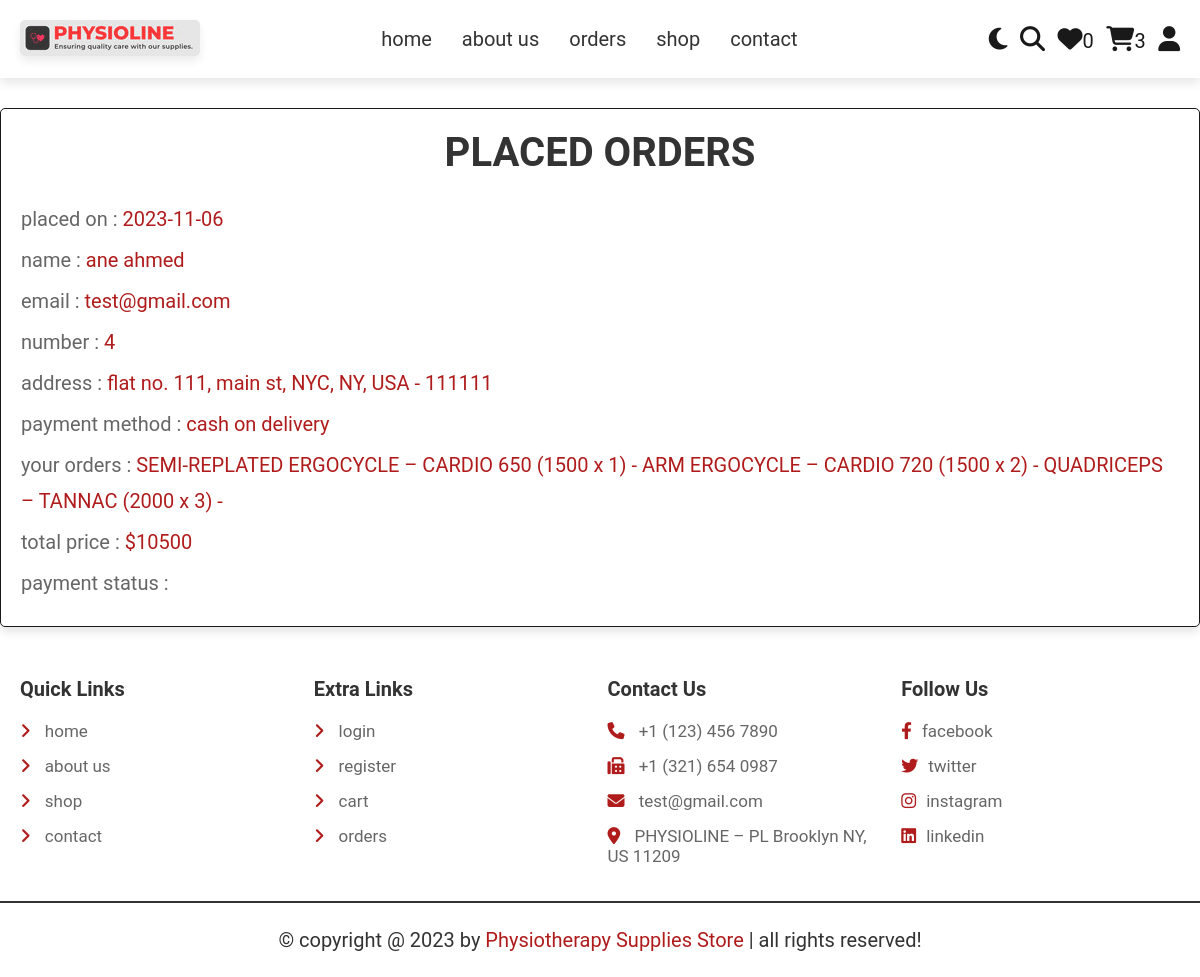
The page /orders.php (signed in) on the database as committed earlier.
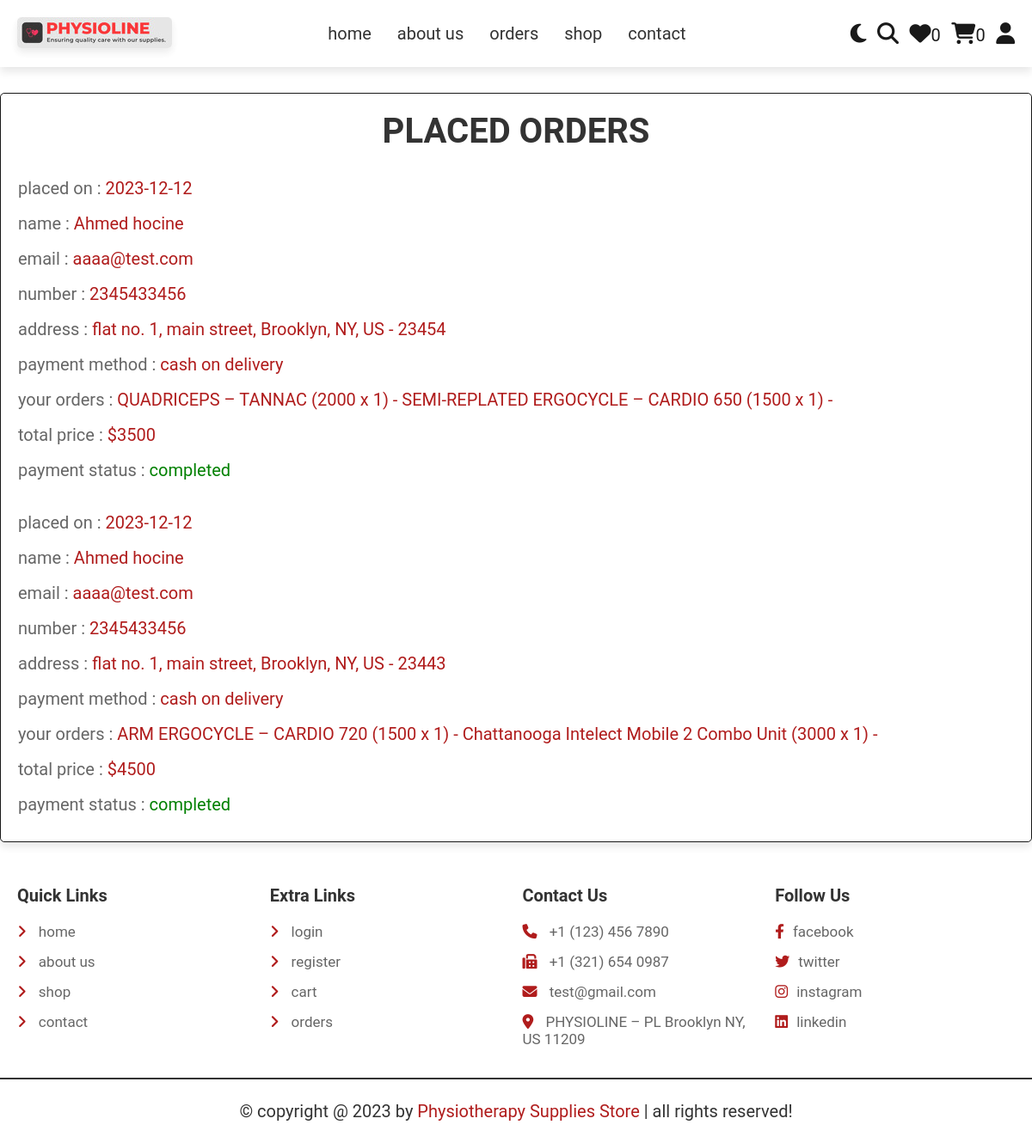
The same page on the database as committed later.
### tables this page shows
CREATE TABLE `orders` (
  `id` int(100) NOT NULL,
  `user_id` int(100) NOT NULL,
  `name` varchar(20) NOT NULL,
  `number` varchar(10) NOT NULL,
  `email` varchar(50) NOT NULL,
  `method` varchar(50) NOT NULL,
  `address` varchar(500) NOT NULL,
  `total_products` varchar(1000) NOT NULL,
  `total_price` int(100) NOT NULL,
  `placed_on` date NOT NULL DEFAULT current_timestamp(),
  `payment_status` varchar(20) NOT NULL DEFAULT 'pending'
);

### orders.php (the view, shortened to what this page needs)
<?php
include 'connect.php';
if(isset($_SESSION['user_id'])){
   $user_id = $_SESSION['user_id'];
}else{
   $user_id = '';
};
?>
<!DOCTYPE html>
<html lang="en">
<head>
   <link rel="stylesheet" href="https://cdnjs.cloudflare.com/ajax/libs/font-awesome/6.1.1/css/all.min.css">
   <link rel="stylesheet" href="css/style.css">
</head>
<body>
<?php include 'header.php'; ?>
<section class="orders">
   <h1 class="heading">placed orders</h1>
   <div class="box-container">
   <?php
      if($user_id == ''){
         echo '<p class="empty">please login to see your orders</p>';
      }else{
         $select_orders = $conn->prepare("SELECT * FROM `orders` WHERE user_id = ?");
         $select_orders->execute([$user_id]);
         if($select_orders->rowCount() > 0){
            while($fetch_orders = $select_orders->fetch(PDO::FETCH_ASSOC)){
   ?>
   <div class="box">
      <p>placed on : <span><?= $fetch_orders['placed_on']; ?></span></p>
      <p>name : <span><?= $fetch_orders['name']; ?></span></p>
      <p>email : <span><?= $fetch_orders['email']; ?></span></p>
      <p>number : <span><?= $fetch_orders['number']; ?></span></p>
      <p>address : <span><?= $fetch_orders['address']; ?></span></p>
      <p>payment method : <span><?= $fetch_orders['method']; ?></span></p>
      <p>your orders : <span><?= $fetch_orders['total_products']; ?></span></p>
      <p>total price : <span>$<?= $fetch_orders['total_price']; ?></span></p>
      <p> payment status : <span style="color:<?php if($fetch_orders['payment_status'] == 'pending'){ echo 'red'; }else{ echo 'green'; }; ?>"><?= $fetch_orders['payment_status']; ?></span> </p>
   </div>
   <?php
      }
      }else{
         echo '<p class="empty">no orders placed yet!</p>';
      }
      }
   ?>
   </div>
</section>
<?php include 'footer.php'; ?>
</body>
</html>

### header.php (shortened to what this page needs)
<header class="header">
   <section class="flex">
      <a href="index.php" class="logo"><img src="images/Logo.png" alt=""></a>
      <nav class="navbar">
         <a href="index.php">home</a>
         <a href="about.php">about us</a>
         <a href="orders.php">orders</a>
         <a href="shop.php">shop</a>
         <a href="contact.php">contact</a>
      </nav>
      <div class="icons">
         <?php
            $count_wishlist_items = $conn->prepare("SELECT * FROM `wishlist` WHERE user_id = ?");
            $count_wishlist_items->execute([$user_id]);
            $total_wishlist_counts = $count_wishlist_items->rowCount();
            $count_cart_items = $conn->prepare("SELECT * FROM `cart` WHERE user_id = ?");
            $count_cart_items->execute([$user_id]);
            $total_cart_counts = $count_cart_items->rowCount();
         ?>
         <div id="theme-toggler" class="fas fa-moon"></div>
         <a href="search.php"><i class="fas fa-search"></i></a>
         <a href="wishlist.php"><i class="fas fa-heart"></i><span><?= $total_wishlist_counts; ?></span></a>
         <a href="cart.php"><i class="fas fa-shopping-cart"></i><span><?= $total_cart_counts; ?></span></a>
         <div id="user-btn" class="fas fa-user"></div>
      </div>
   </section>
</header>

### footer.php
<footer class="footer">
   <section class="grid">
      <div class="box">
         <h3>quick links</h3>
         <a href="index.php"> <i class="fas fa-angle-right"></i> home</a>
         <a href="about.php"> <i class="fas fa-angle-right"></i> about us</a>
         <a href="shop.php"> <i class="fas fa-angle-right"></i> shop</a>
         <a href="contact.php"> <i class="fas fa-angle-right"></i> contact</a>
      </div>
      <div class="box">
         <h3>extra links</h3>
         <a href="login.php"> <i class="fas fa-angle-right"></i> login</a>
         <a href="register.php"> <i class="fas fa-angle-right"></i> register</a>
         <a href="cart.php"> <i class="fas fa-angle-right"></i> cart</a>
         <a href="orders.php"> <i class="fas fa-angle-right"></i> orders</a>
      </div>
      <div class="box">
         <h3>contact us</h3>
         <a href="tel:1234567890"><i class="fas fa-phone"></i> +1 (123) 456 7890 </a>
         <a href="tel:3216540987"><i class="fas fa-fax"></i> +1 (321) 654 0987</a>
         <a href="mailto:test@gmail.com"><i class="fas fa-envelope"></i> test@gmail.com</a>
         <a href="https://www.google.com/myplace"><i class="fas fa-map-marker-alt"></i> PHYSIOLINE – PL Brooklyn NY, US 11209 </a>
      </div>
      <div class="box">
         <h3>follow us</h3>
         <a href="facebook.com"><i class="fab fa-facebook-f"></i>facebook</a>
         <a href="x.com"><i class="fab fa-twitter"></i>twitter</a>
         <a href="instagram.com"><i class="fab fa-instagram"></i>instagram</a>
         <a href="linkedin.com"><i class="fab fa-linkedin"></i>linkedin</a>
      </div>
   </section>
   <div class="credit">&copy; copyright @ <?= date('Y'); ?> by <span>Physiotherapy Supplies Store</span> | all rights reserved!</div>
</footer>

### css/Style.css (style rules this page uses)
:root { --red-602:#000; --red-605:#230F07; --red-604:#3C150E; --red-603:#571913; --red-602:#741B16; --red-601:#911D19; --red-600:#B01C1C; --red-500:#C44B3E; --red-400:#D57161; --red-300:#E49486; --red-200:#F0B7AD; --red-100:#F9DBD5; --light-red:#ffcbcb; --carmine-red:#960018; --white-color:#fff; --black-900:#191919; --black-800:#333; --black-700:#4c4c4c; --black-600:#666; --black-500:#7f7f7f; --black-400:#999; --black-300:#b2b2b2; --black-200:#CCC; --black-100:#e5e5e5; --main-color:#2980b9; --red:#e74c3c; --black:#333; --white:#fff; --light-color:#666; --light-bg:#eee; --border:.2rem solid var(--black); --box-shadow:0 .5rem 1rem rgba(0,0,0,.1); }
* { font-family: 'Roboto', sans-serif; margin:0; padding:0; box-sizing: border-box; outline: none; border:none; text-decoration: none; }
html { font-size: 62.5%; overflow-x: hidden; }
body { background-color: var(--white-color); color: var(--black-900); }
section { padding:2rem; max-width: 1200px; margin:0 auto; }
.heading { font-size: 4rem; color:var(--black); margin-bottom: 2rem; text-align: center; text-transform: uppercase; }
.navbar { display: flex; gap:1rem; }
.header { position: sticky; top:0; left:0; right:0; background-color: var(--white); box-shadow: var(--box-shadow); z-index: 1000; }
.header .flex { display: flex; align-items: center; justify-content: space-between; position: relative; }
.header .flex img { opacity: 0.8; box-shadow: var(--box-shadow); border-radius: .5rem; }
.header .flex .navbar a { margin:0 1rem; font-size: 2rem; color:var(--black); }
.header .flex .icons > * { margin-left: 1rem; font-size: 2.5rem; cursor: pointer; color:var(--black-900); }
.header .flex .icons a span { font-size: 2rem; }
.orders .box-container { display: flex; flex-wrap: wrap; gap:1.5rem; align-items: flex-start; }
.orders { border: 1px solid var(--black-900); box-shadow: var(--box-shadow); border-radius: 0.5rem; margin-top:3rem; margin-bottom:3rem; }
.orders .box-container .box p { margin:.5rem 0; line-height: 1.8; font-size: 2rem; color:var(--light-color); }
.orders .box-container .box p span { color:var(--red-600); }
.footer { background-color: var(--white); }
.footer .grid { display: grid; grid-template-columns: repeat(auto-fit, minmax(27rem, 1fr)); gap:1.5rem; align-items: flex-start; }
.footer .grid .box h3 { font-size: 2rem; color:var(--black); margin-bottom: 2rem; text-transform: capitalize; }
.footer .grid .box a { display: block; margin:1.5rem 0; font-size: 1.7rem; color:var(--light-color); }
.footer .grid .box a i { padding-right: 1rem; color:var(--red-600); transition: .2s linear; }
.footer .credit { text-align: center; padding: 2.5rem 2rem; border-top: var(--border); font-size: 2rem; color:var(--black); }
.footer .credit span { color:var(--red-600); }

Rows that differ between the two databases and show on the page:
removed orders: placed_on "2023-11-06", name "ane ahmed", email "test@gmail.com", number "4", address "flat no. 111, main st, NYC, NY, USA - 111111", method "cash on delivery", total_products "SEMI-REPLATED ERGOCYCLE – CARDIO 650 (1500 x 1) - ARM ERGOCYCLE – CARDIO 720 (1500 x 2) - QUADRICEPS – TANNAC (2000 x 3) -", total_price "10500"
added orders: placed_on "2023-12-12", name "Ahmed hocine", email "aaaa@test.com", number "2345433456", address "flat no. 1, main street, Brooklyn, NY, US - 23454", method "cash on delivery", total_products "QUADRICEPS – TANNAC (2000 x 1) - SEMI-REPLATED ERGOCYCLE – CARDIO 650 (1500 x 1) -", total_price "3500", payment_status "completed"
added orders: placed_on "2023-12-12", name "Ahmed hocine", email "aaaa@test.com", number "2345433456", address "flat no. 1, main street, Brooklyn, NY, US - 23443", method "cash on delivery", total_products "ARM ERGOCYCLE – CARDIO 720 (1500 x 1) - Chattanooga Intelect Mobile 2 Combo Unit (3000 x 1) -", total_price "4500", payment_status "completed"
Other text that changed with them:
$total_cart_counts: "3" → "0"
